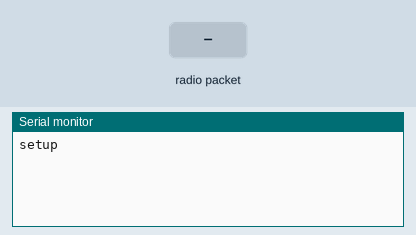
A sketch run on a simulated Arduino Uno, built with avr-gcc and run on an emulated ATmega328P. On the bench: the last lines printed to the serial monitor. Inputs (shaded band) come from the test bench. No radio packets arrive unless stated.

Above: at 1.2 s.
1.3 s: radio packet "1" arrives
At 2.4 s:
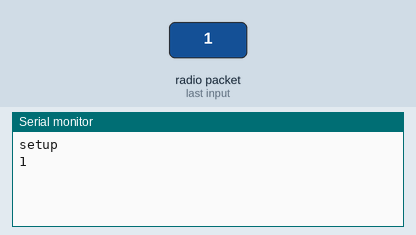
2.8 s: radio packet "0" arrives
At 3.6 s:
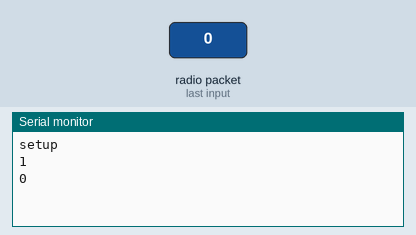
4.3 s: radio packet "2" arrives
At 4.7 s:
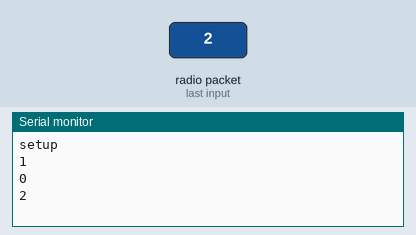

The sketch:

RX.ino
```cpp
#include <VirtualWire.h>

void setup()
{
    Serial.begin(9600);	// Debugging only
    Serial.println("setup");

    // Initialise the IO and ISR
    vw_set_rx_pin(13);
    vw_set_ptt_inverted(true); // Required for DR3100
    vw_setup(2000);	 // Bits per sec
    vw_rx_start();       // Start the receiver PLL running
}

void loop()
{
    char msg[30];
    memcpy(msg, "GET /sensor/", 12);
    uint8_t buf[VW_MAX_MESSAGE_LEN];
    uint8_t buflen = VW_MAX_MESSAGE_LEN;
    uint8_t msg_size;

    if (vw_get_message(buf, &buflen)) // Non-blocking
    {
	int i;
        digitalWrite(13, true); // Flash a light to show received good message
//        msg_size = strlen((char*) buf);
//        memcpy(msg+12, buf, msg_size);
//        strcpy(msg+12+msg_size, " HTTP/1.1");
        Serial.println((char*) buf);
//        Serial.print(" : ");
//        Serial.println(msg);
//                Serial.print(" : ");
//        Serial.print(msg_size);


    }
}
```

Measured:
- after the input at 1.3 s, the serial monitor: prints a new line at once (image 1)
- after the input at 2.8 s, the serial monitor: prints a new line at once (image 2)
- after the input at 4.3 s, the serial monitor: prints a new line at once (image 3)
